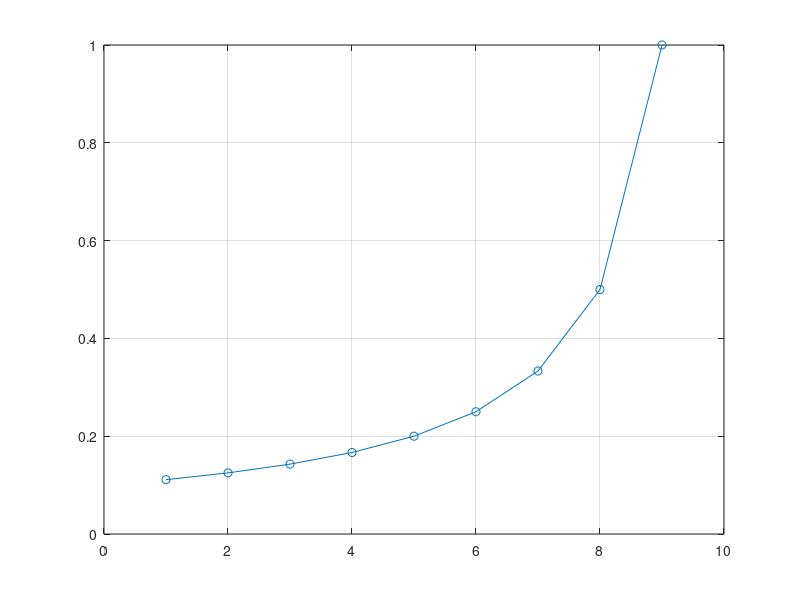

Write the MATLAB code that produced this figure. (Note: this script raises an error after producing the figure.)
%% alinea a - Determine the probability of the link being on each state.

e = [10e-6, 10e-5, 10e-4, 10e-3, 10e-2];
lambda = [8 5 2 1];
miu = [600 100 20 5];

co= [1 , lambda./miu];
co= cumprod(co);
u= co/sum(co);

fprintf('Alinea a)\nProb. do estado 10e-6: %.2e\n',u(1))
fprintf('Prob. do estado 10e-5: %.2e\n',u(2))
fprintf('Prob. do estado 10e-4: %.2e\n',u(3))
fprintf('Prob. do estado 10e-3: %.2e\n',u(4))
fprintf('Prob. do estado 10e-2: %.2e\n\n',u(5))

% alinea b - Determine the average time percentage the link is on each state
% igual à alinea a) !!!!!!!!!!!!!!!!!!!!!!!!!!!!!!!!!1

% alinea c - Determine the average holding time (in minutes) of the link on each state
% em minutos - t = (1/...)*60 = 60/...;

time = 1:length(lambda)+1;
for i = 1:length(lambda)+1
    if (i == 2) || (i == 3) || (i == 4)
        time(i) = 60/(miu(i-1)+lambda(i));
    elseif i == 1
        time(i) = 60/lambda(i);
    else
        time(i) = 60/miu(i-1);
    end
end

fprintf('Alinea c)\nAvg time on state 10e-6: %.2e min\n', time(1))
fprintf('Avg time on state 10e-5: %.2e min\n', time(2))
fprintf('Avg time on state 10e-4: %.2e min\n', time(3))
fprintf('Avg time on state 10e-3: %.2e min\n', time(4))
fprintf('Avg time on state 10e-2: %.2e min\n\n', time(5))

% alinea d - Determine the probability (in %) of
% a data frame of 100 Bytes to be received with
% errors (i.e., with at least one bit in error).

% prob(ter pelo menos 1 erro) = 1 - prob(nao ter erros)
% prob(nao ter erros) = prob(e(1) e nao ter erro) + prob(e(2) e nao ter
% erro) + ...

size = 800; % 1 byte = 8 bits

prob_n_ter_erros = 1:length(e);
prob_final = 1:length(e);

for i = 1:length(e)
    prob_n_ter_erros(i) = (1 - e(i))^size;
end

for i = 1:length(e)
    prob_final(i) = u(i)*(1-prob_n_ter_erros(i));
end

fprintf('Alinea d)\nProb ter erros: %.2f%%\n\n', sum(prob_final))

% alinea e - Determine the probability (in %) of a data frame of 1500 
% Bytes to be received without errors.

size_e = 1500*8;

prob_n_ter_erros_e = 1:length(e);

for i = 1:length(e)
    prob_n_ter_erros_e(i) = (1 - e(i))^size_e;
end

fprintf('Alinea e)\nProb nao ter erros: %.2f%%\n\n', sum(prob_n_ter_erros_e))

% alinea f - When a data frame of 1500 Bytes is received with errors, what 
% is the probability of the link being in state 10e-6? And in state 10e-2?

prob_e_sab_estado_10_6 = (1 - prob_n_ter_erros_e(1)) * u(1) / (1 - prob_n_ter_erros_e(1));
prob_e_sab_estado_10_2 = (1 - prob_n_ter_erros_e(5)) * u(5) / (1 - prob_n_ter_erros_e(5));

fprintf('Alinea f)\nProb state 10e-6: %.2e\n', prob_e_sab_estado_10_6)
fprintf('Prob state 10e-2: %.2e\n\n', prob_e_sab_estado_10_2)

%% ex 2 - software e hardware repairs lol
% aline b - Define, in Matlab, the corresponding state transition matrix.

T = [0 0 6;
    1/500 0 0;
    1/90 1 0];

% alinea c - Compute the limiting probabilities (in %) of each state.
n = length(T);
Q = T;
for i = 1:n
    Q(i,i) = -sum(T(:,i)); % Subtração dos valores da coluna i de T
end
M = [Q; ones(1,n)];
x = [zeros(n,1);1];
u = M\x;
fprintf('Alinea c)\nProb. do estado 0: %.2f%%\n',u(1)*100);
fprintf('Prob. do estado H: %.2f%%\n',u(2)*100);
fprintf('Prob. do estado S: %.2f%%\n\n',u(3)*100);

% alinea d - What is the probability (in %) of the server being available?
% prob de estar no estado 0
fprintf('Alinea d) %.2f%%\n\n', u(1)*100);

% alinea e - What is the average time (in hours) that the server is down
% in one month of 30 days?

p_down_30d_horas = (u(2) + u(3))*30*24;
fprintf('Alinea e)\nProb. de estar em baixo em 30 dias (em horas): %2.2f', p_down_30d_horas)

%% ex 3 - 100 servers
N = 100;
lambda_val = 1/200;
mu_val = 2/3;

t = 1;
lambda = (N:-1:1) * lambda_val;
miu = min(1:N, t) * mu_val;
co = [1, lambda ./ miu];
co = cumprod(co);
u = co / sum(co);
a_i = sum((0:N) .* u);
a_ii = sum(min((0:N), t) .* u);
a_iii = sum(u(1:10)) * 100;
fprintf("\na) %.4f %.4f %.4f\n", a_i, a_ii, a_iii);

t = 2;
lambda = (N:-1:1) * lambda_val;
miu = min(1:N, t) * mu_val;
co = [1, lambda ./ miu];
co = cumprod(co);
u = co / sum(co);
b_i = sum((0:N) .* u);
b_ii = sum(min((0:N), t) .* u);
b_iii = sum(u(1:10)) * 100;
fprintf("b) %.4f %.4f %.4f\n", b_i, b_ii, b_iii);

t = 3;
lambda = (N:-1:1) * lambda_val;
miu = min(1:N, t) * mu_val;
co = [1, lambda ./ miu];
co = cumprod(co);
u = co / sum(co);
c_i = sum((0:N) .* u);
c_ii = sum(min((0:N), t) .* u);
c_iii = sum(u(1:10)) * 100;
fprintf("c) %.4f %.4f %.4f\n", c_i, c_ii, c_iii);

%% ex 4
%Consider a M/M/1 queuing system such that the arriving rate of clients is 𝜆 = 8 clients per
%minute and the average serving time of each client is 1/𝜇 = 0.1 minutes.
%(a) What is the average time each client stays in the system?
%(b) What is the average server occupation (in %)?
%(c) What is the average queue occupation, i.e., the average number of clients in the queue?
%(d) What is the probability (in %) of the queue occupation becoming larger than 6 clients?
%And larger than 20 clients? And larger than 40 clients?
%(e) Using Matlab plot function, plot a graph of the average time each client stays in the
%system as a function of the client arriving rate 𝜆 (from 𝜆 = 1 to 𝜆 = 9).

lambda = 8;
mu = 1 / 0.1;
rho = lambda / mu;

Average_time = 1 / (mu - lambda);
fprintf("average time: %.1f min\n",Average_time)

server_ocupation = rho * 100;
fprintf("server ocupation: %.2f%%\n",server_ocupation)

Average_queue = (rho^2) / (1 - rho);
fprintf("average queue: %.2f\n",Average_queue)

clients_6 = (rho^(6 + 2)) * 100;
clients_20 = (rho^(20 + 2)) * 100;
clients_40 = (rho^(40 + 2)) * 100;
fprintf("6 clients: %.4f\n20 clients: %.4f\n40 clients: %.4f\n",clients_6,clients_20,clients_40);

lambda_plot = 1:9;
W_plot = 1 ./ (mu - lambda_plot);

figure;
plot(lambda_plot, W_plot, '-o');
grid on;

%% ex 5
%Consider a M/M/1/m queuing system such that the arriving rate of clients is 𝜆 = 80 clients
%per second, the average serving time of each client is 1/𝜇 = 0.01 seconds and the system
%capacity is m = 10 clients. Clients are discarded when they arrive and the system is full.
%(a) What is the probability of each client being discarded?
%(b) What is the average time (in milliseconds) each client stays in the system when it is
%not discarded?
%(c) What is the average queue occupation?
%(d) Using Matlab bar function, plot a bar chart of the client discard probability as a
%function of the system capacity m (for m = 5, 10, 15, …, 40). What do you conclude
%from this chart?

lambda = 80;
mu = 100;
m = 10;
traffic = lambda / mu;

Discart_probability = ((1 - traffic) / (1 - traffic^(m + 1))) * traffic^m;
fprintf('a) Discart probablity: %.4f \n', Discart_probability);

average_ocupation = (traffic / (1 - traffic)) - ((m + 1) * traffic^(m + 1) / (1 - traffic^(m + 1)));
arrival_rate = lambda * (1 - Discart_probability);
Average_time = average_ocupation / arrival_rate * 1000;

fprintf('b) Average time: %.4f\n', Average_time);

Average_queue = average_ocupation - (arrival_rate / mu);
fprintf('c) Average queue time: %.4f\n', Average_queue);

m_values = 5:5:40;
n_values = zeros(size(m_values));

for i = 1:length(m_values)
    mi = m_values(i);
    n_values(i) = ((1 - traffic) / (1 - traffic^(mi + 1))) * traffic^mi * 100;
end

figure;
bar(m_values, n_values);
grid on;
